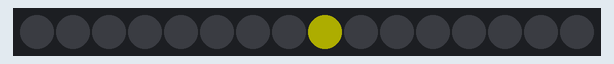
This sketch was run on a simulated Arduino Uno, built with avr-gcc and run on an emulated ATmega328P. On the bench: 16 RGB LEDs in strip order, left to right. Dim RGB values are drawn brighter than linear; random numbers use the default seed unless the sketch sets one.

Above: at 0.6 s.
At 8.47 s:
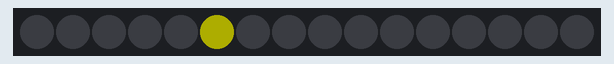
At 14.93 s:
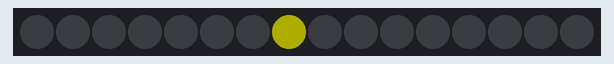
At 20.58 s:
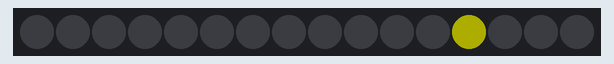
At 25.98 s:
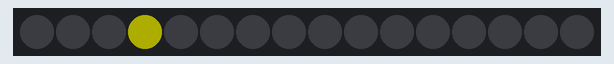
At 39.93 s:
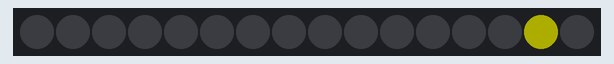

The sketch:

code_neopixel_ring_random_yellow_.ino
```cpp
#include <Adafruit_NeoPixel.h>


#define PIN 5

Adafruit_NeoPixel pixels = Adafruit_NeoPixel(16, PIN);

uint32_t color  = 0xFFFF00;


void setup() {

  pixels.begin();
  pixels.setBrightness(50);

}

void loop()
{
    uint8_t  i;


    i = random(16);
    pixels.setPixelColor(i, color);
    pixels.show();
    delay(100);
    pixels.setPixelColor(i, 0);

}
```
